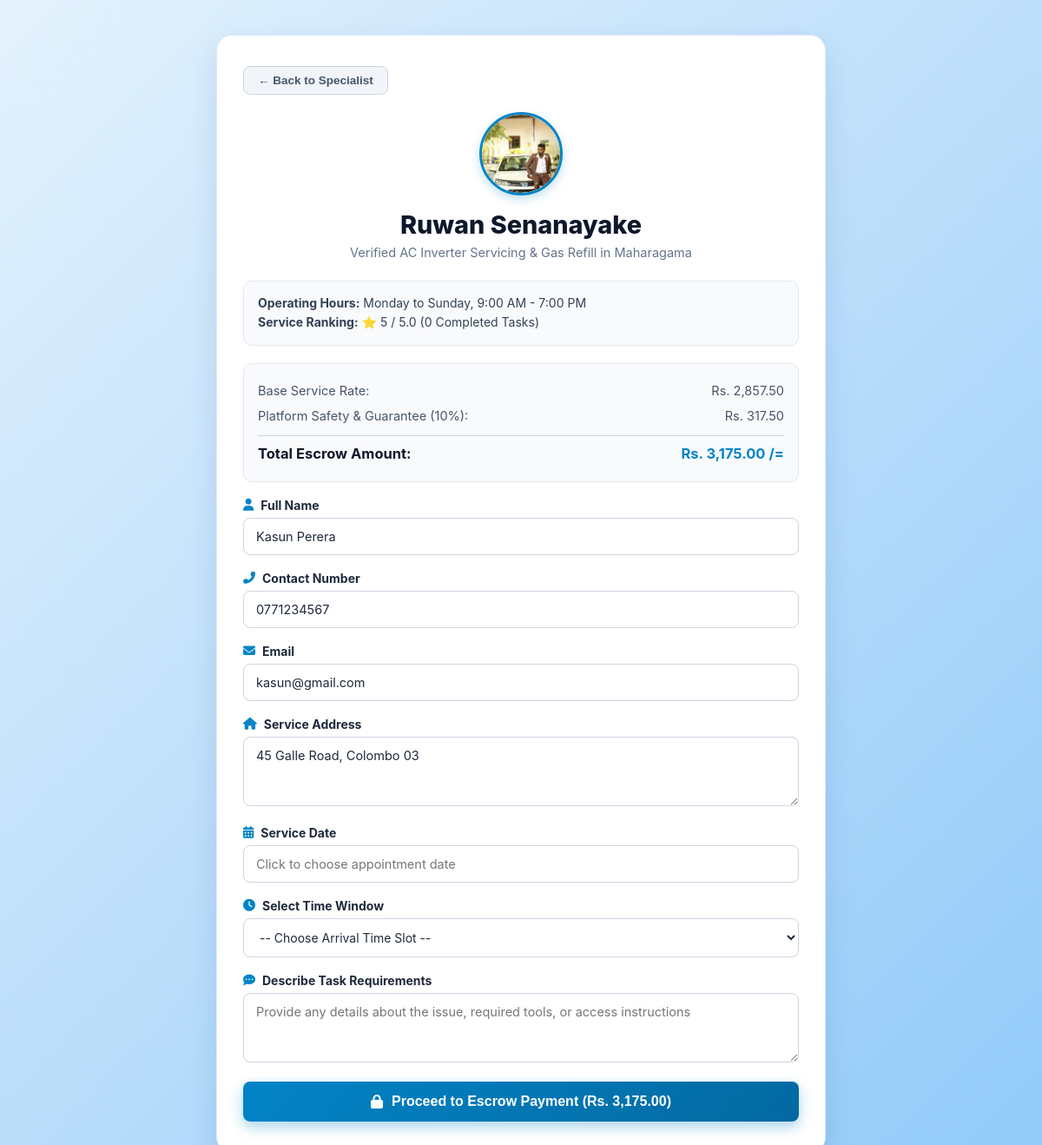
/booking.php?service_provider_id=4 (signed in), run on the app's committed database.
### tables this page shows
CREATE TABLE `tbl_service_providers` (
  `id` int(11) NOT NULL AUTO_INCREMENT,
  `registration_code` varchar(50) DEFAULT NULL UNIQUE,
  `full_name` varchar(100) NOT NULL,
  `email` varchar(100) NOT NULL UNIQUE,
  `contact_no` varchar(20) NOT NULL,
  `password` varchar(255) NOT NULL,
  `district_id` int(11) DEFAULT NULL,
  `town_id` int(11) DEFAULT NULL,
  `category_id` int(11) DEFAULT NULL,
  `servicetype_id` int(11) DEFAULT NULL,
  `experience` varchar(100) DEFAULT NULL,
  `available_dates_and_times` varchar(255) DEFAULT NULL,
  `about_you` text DEFAULT NULL,
  `registration_fee_paid` varchar(10) DEFAULT 'no',
  `payment_status` varchar(50) DEFAULT 'Pending',
  `vendor_image` varchar(255) DEFAULT NULL,
  `feedback_url` varchar(255) DEFAULT NULL,
  `status` varchar(50) DEFAULT 'Pending',
  `latitude` decimal(10,6) DEFAULT NULL,
  `longitude` decimal(10,6) DEFAULT NULL,
  `created_at` timestamp NOT NULL DEFAULT current_timestamp(),
  PRIMARY KEY (`id`),
  KEY `district_id` (`district_id`),
  KEY `town_id` (`town_id`),
  KEY `category_id` (`category_id`),
  KEY `servicetype_id` (`servicetype_id`)
);

CREATE TABLE `tbl_service` (
  `id` int(11) NOT NULL AUTO_INCREMENT,
  `category_id` int(11) NOT NULL,
  `service_type` varchar(150) NOT NULL,
  `about_service` text DEFAULT NULL,
  `booking_price` decimal(10,2) NOT NULL DEFAULT 0.00,
  `service_image` varchar(255) DEFAULT NULL,
  `created_at` timestamp NOT NULL DEFAULT current_timestamp(),
  PRIMARY KEY (`id`),
  KEY `category_id` (`category_id`)
);

CREATE TABLE `tbl_towns` (
  `id` int(11) NOT NULL AUTO_INCREMENT,
  `town_name` varchar(100) NOT NULL,
  `district_id` int(11) NOT NULL,
  `latitude` decimal(10,6) DEFAULT NULL,
  `longitude` decimal(10,6) DEFAULT NULL,
  PRIMARY KEY (`id`),
  KEY `district_id` (`district_id`)
);

CREATE TABLE `tbl_customer` (
  `id` int(11) NOT NULL AUTO_INCREMENT,
  `cus_name` varchar(100) NOT NULL,
  `cus_email` varchar(100) NOT NULL UNIQUE,
  `cus_phone` varchar(20) NOT NULL,
  `cus_address` text NOT NULL,
  `cus_password` varchar(255) NOT NULL,
  `cus_image` varchar(255) DEFAULT NULL,
  `registration_date` timestamp NOT NULL DEFAULT current_timestamp(),
  `district_id` int(11) DEFAULT NULL,
  `town_id` int(11) DEFAULT NULL,
  `created_at` timestamp NOT NULL DEFAULT current_timestamp(),
  PRIMARY KEY (`id`),
  KEY `district_id` (`district_id`),
  KEY `town_id` (`town_id`)
);

### config/db_helper.php (called while the page is built, shortened)
<?php
if (!function_exists('db_execute')) {
    function _db_normalize_args($arg1, $arg2, $arg3, $arg4) {
        global $conn;
        if (is_object($arg1) && ($arg1 instanceof mysqli)) {
            $c = $arg1;
            $sql = $arg2;
            $params = is_array($arg3) ? $arg3 : [];
            $types = is_string($arg4) ? $arg4 : (is_string($arg3) ? $arg3 : '');
            return [$c, $sql, $params, $types];
        }
        $c = $conn;
        $sql = $arg1;
        $params = [];
        $types = '';
        return [$c, $sql, $params, $types];
    }
    function db_fetch_one($arg1, $arg2 = '', $arg3 = [], $arg4 = '') {
        list($c, $sql, $params, $types) = _db_normalize_args($arg1, $arg2, $arg3, $arg4);
        $stmt = $c->prepare($sql);
        if (!empty($params)) {
            $stmt->bind_param($types, ...$params);
        }
        $stmt->execute();
        $result = $stmt->get_result();
        $row = $result ? $result->fetch_assoc() : null;
        return $row;
    }
}

### booking.php (the view, shortened to what this page needs)
<?php
include('./config/constant.php');
$vendor_id = 0;
if (isset($_GET['vendor_id'])) {
    $vendor_id = intval($_GET['vendor_id']);
} elseif (isset($_GET['service_provider_id'])) {
    $vendor_id = intval($_GET['service_provider_id']);
} elseif (isset($_POST['service_provider_id'])) {
    $vendor_id = intval($_POST['service_provider_id']);
} elseif (isset($_POST['vendor_id'])) {
    $vendor_id = intval($_POST['vendor_id']);
}
$vendor = db_fetch_one(
    $conn,
    "SELECT tbl_service_providers.*, tbl_service.service_type, tbl_service.booking_price, tbl_service.id as service_id, tbl_towns.town_name
     FROM tbl_service_providers
     JOIN tbl_service ON tbl_service.id = tbl_service_providers.servicetype_id
     LEFT JOIN tbl_towns ON tbl_towns.id = tbl_service_providers.town_id
     WHERE tbl_service_providers.id = ? AND tbl_service_providers.status = 'Confirmed'",
    [$vendor_id],
    "i"
);
$offer = db_fetch_one(
    $conn,
    "SELECT * FROM tbl_offer WHERE offer_type_id = ? AND status = 'active'",
    [intval($vendor['servicetype_id'])],
    "i"
);
$booking_price = floatval($vendor['booking_price']);
if ($offer && isset($offer['discounted_price']) && floatval($offer['discounted_price']) > 0) {
    $booking_price = floatval($offer['discounted_price']);
}
$rank = db_fetch_one($conn, "SELECT AVG(rating) AS average_rating FROM tbl_feedback WHERE vendor_id = ?", [$vendor_id], "i");
$average_rating = ($rank && $rank['average_rating']) ? round(floatval($rank['average_rating']), 1) : 0;
$completed_data = db_fetch_one($conn, "SELECT COUNT(*) AS completed_tasks FROM tbl_booking WHERE service_provider_id = ? AND task_status = 'Completed'", [$vendor_id], "i");
$completed_tasks = $completed_data ? intval($completed_data['completed_tasks']) : 0;
$overall_ranking = round($average_rating + $completed_tasks, 1);
$display_price = $booking_price;
if ($overall_ranking >= 5) {
    $display_price += 200;
}
$platform_fee = round($display_price * 0.10, 2);
$vendor_payout = round($display_price - $platform_fee, 2);
$logged_customer_id = intval($_SESSION['customer_id']);
$customer = db_fetch_one($conn, "SELECT * FROM tbl_customer WHERE id = ?", [$logged_customer_id], "i");
$cus_name = $customer['cus_name'];
$cus_email = $customer['cus_email'];
$cus_phone = $customer['cus_phone'];
$cus_address = $customer['cus_address'];
?>
<!DOCTYPE html>
<html lang="en">
<head>
    <link rel="stylesheet" href="https://cdnjs.cloudflare.com/ajax/libs/font-awesome/6.4.0/css/all.min.css">
    <link rel="stylesheet" href="./assets/css/book_vendor.css">
    <link rel="stylesheet" href="https://code.jquery.com/ui/1.12.1/themes/base/jquery-ui.css">
</head>
<body>
    <div class="form-container">
        <button type="button" class="back-button" onclick="window.location.href='vendors-details.php?vendor_id=<?php echo $vendor_id; ?>'">&larr; Back to Specialist</button>
        <div class="form-header">
            <img src="./images/vendor_images/<?php echo htmlspecialchars($vendor['vendor_image']); ?>" alt="Vendor Image">
            <h1><?php echo htmlspecialchars($vendor['full_name']); ?></h1>
            <p>Verified <?php echo htmlspecialchars($vendor['service_type']); ?> in <?php echo htmlspecialchars($vendor['town_name'] ?? 'Your Area'); ?></p>
        </div>
        <div class="booking-details">
            <strong>Operating Hours:</strong> <?php echo htmlspecialchars($vendor['available_dates_and_times']); ?><br>
            <strong>Service Ranking:</strong> ⭐ <?php echo $overall_ranking; ?> / 5.0 (<?php echo $completed_tasks; ?> Completed Tasks)
        </div>
        <div class="price-breakdown">
            <div class="price-row">
                <span>Base Service Rate:</span>
                <span>Rs. <?php echo number_format($vendor_payout, 2); ?></span>
            </div>
            <div class="price-row">
                <span>Platform Safety & Guarantee (10%):</span>
                <span>Rs. <?php echo number_format($platform_fee, 2); ?></span>
            </div>
            <div class="price-row total">
                <span>Total Escrow Amount:</span>
                <span style="color: #0284c7;">Rs. <?php echo number_format($display_price, 2); ?> /=</span>
            </div>
        </div>
        <form action="" method="post">
            <div class="form-group">
                <label for="name"><i class="fas fa-user"></i> Full Name</label>
                <input type="text" id="name" name="customer_name" value="<?php echo htmlspecialchars($cus_name); ?>" required>
            </div>
            <div class="form-group">
                <label for="contact"><i class="fas fa-phone-alt"></i> Contact Number</label>
                <input type="tel" id="contact" name="contact_number" value="<?php echo htmlspecialchars($cus_phone); ?>" required>
            </div>
            <div class="form-group">
                <label for="email"><i class="fas fa-envelope"></i> Email</label>
                <input type="email" id="email" name="email" value="<?php echo htmlspecialchars($cus_email); ?>" required>
            </div>
            <div class="form-group">
                <label for="address"><i class="fas fa-home"></i> Service Address</label>
                <textarea id="address" name="address" required><?php echo htmlspecialchars($cus_address); ?></textarea>
            </div>
            <div class="form-group">
                <label for="date"><i class="fas fa-calendar-alt"></i> Service Date</label>
                <input type="text" id="date" name="booking_date" placeholder="Click to choose appointment date" required readonly>
            </div>
            <div class="form-group">
                <label for="time_slot"><i class="fas fa-clock"></i> Select Time Window</label>
                <select id="time_slot" name="time_slot" class="slot-select" required>
                    <option value="">-- Choose Arrival Time Slot --</option>
                </select>
            </div>
            <div class="form-group">
                <label for="message"><i class="fas fa-comment-dots"></i> Describe Task Requirements</label>
                <textarea id="message" name="message" placeholder="Provide any details about the issue, required tools, or access instructions"></textarea>
            </div>
            <button type="submit" name="submit-booking" class="submit-button">
                <i class="fa-solid fa-lock"></i> Proceed to Escrow Payment (Rs. <?php echo number_format($display_price, 2); ?>)
            </button>
        </form>
    </div>
</body>
</html>

### booking.php (style rules this page uses)
.price-breakdown { background: #f8fafc; border: 1px solid #e2e8f0; border-radius: 10px; padding: 16px; margin: 18px 0; font-size: 14.5px; }
.price-row { display: flex; justify-content: space-between; padding: 6px 0; color: #475569; }
.price-row.total { border-top: 1.5px solid #cbd5e1; margin-top: 8px; padding-top: 10px; font-weight: bold; font-size: 16.5px; color: #0f172a; }
.slot-select { width: 100%; padding: 12px 14px; font-size: 14px; border: 1.5px solid #cbd5e1; border-radius: 8px; outline: none; background: #fff; }

### data on the page
tbl_service_providers: vendor_image (picture), full_name "Ruwan Senanayake", tbl_service.service_type "AC Inverter Servicing & Gas Refill", town.town_name "Maharagama", available_dates_and_times "Monday to Sunday, 9:00 AM - 7:00 PM"
tbl_customer: customer_name "Kasun Perera", contact_number "0771234567", email "kasun@gmail.com", address "45 Galle Road, Colombo 03"

### other printed values
$overall_ranking "5"
$completed_tasks "0"
$vendor_payout "2,857.50"
$platform_fee "317.50"
$display_price "3,175.00"
